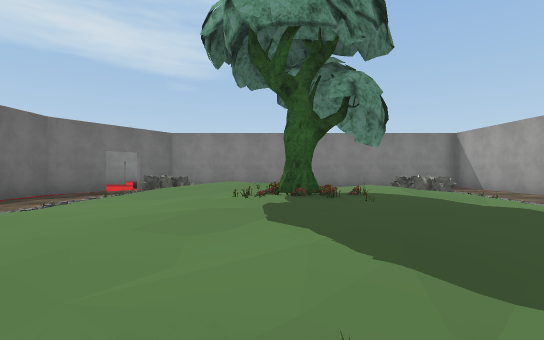
View 1 (above)

19 first-person views from a walk through a 3-D level made in the Unity game engine. The camera is 1.5 m above the floor, looks level and sees 85° across. The floor is counted in squares, 2.57 m on a side. Each view is taken from the middle of a square. On the plan, view 1 faces up. The plan holds only what a view shows up to about 9 squares ahead; the rest is blank. The player character is not drawn. Some animated figures are not drawn. Some surface patterns are stand-ins.

View 2
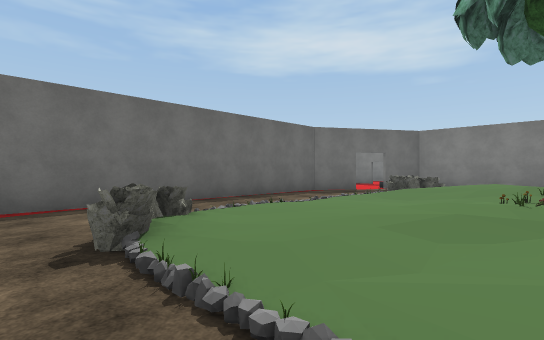

View 3
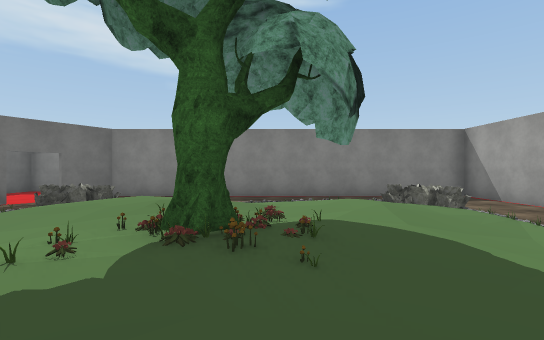

View 4
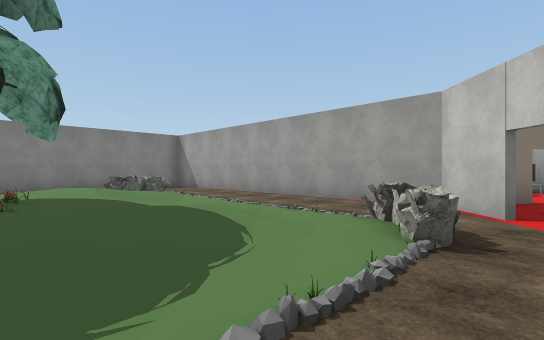

View 5
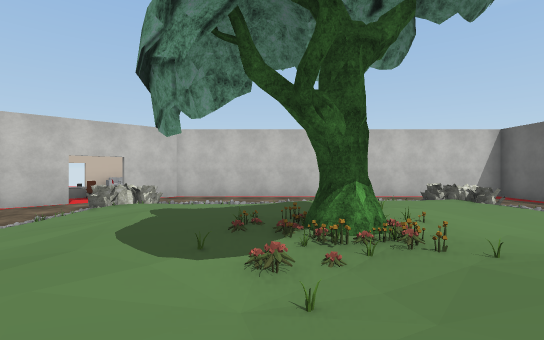

View 6
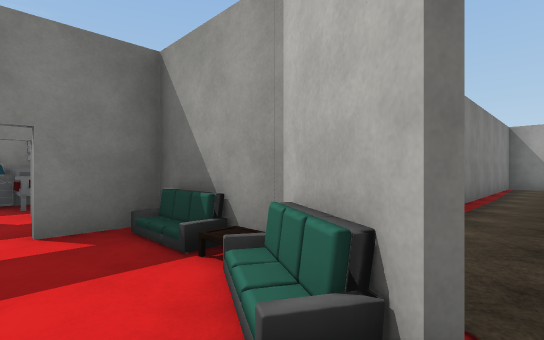

View 7
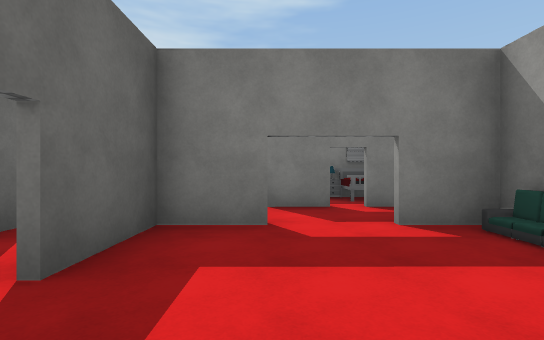

View 8
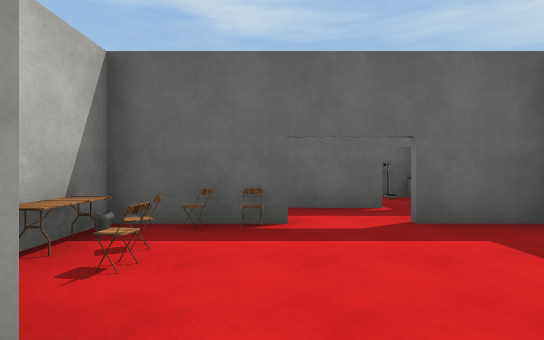

View 9
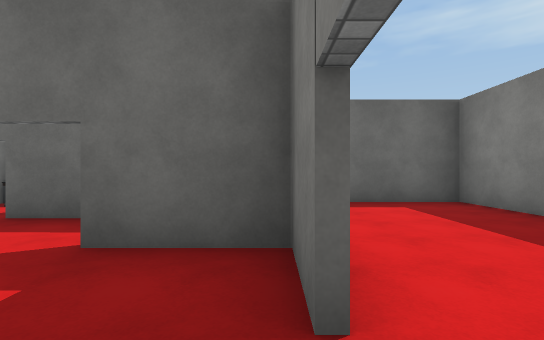

View 10
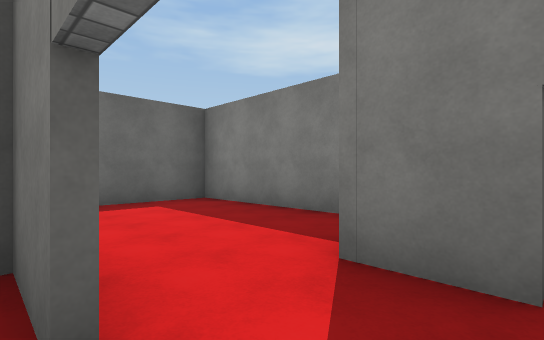

View 11
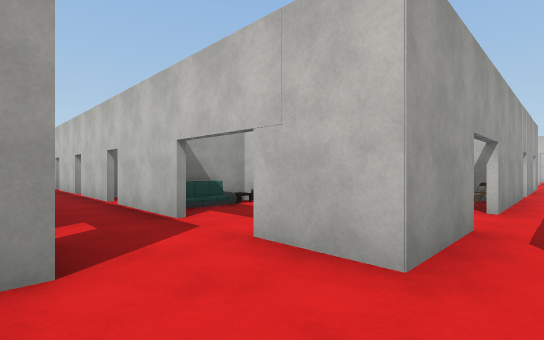

View 12
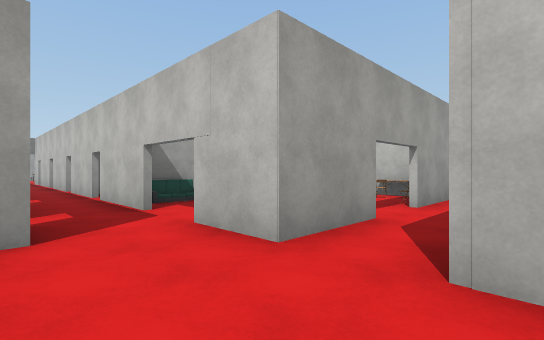

View 13
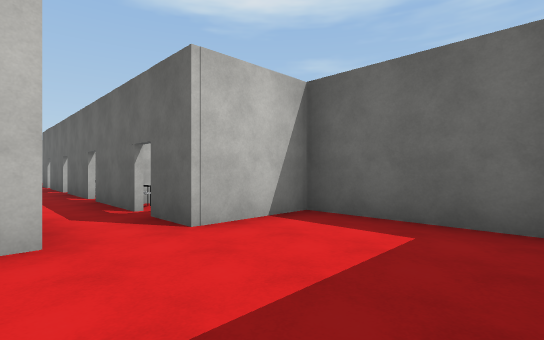

View 14
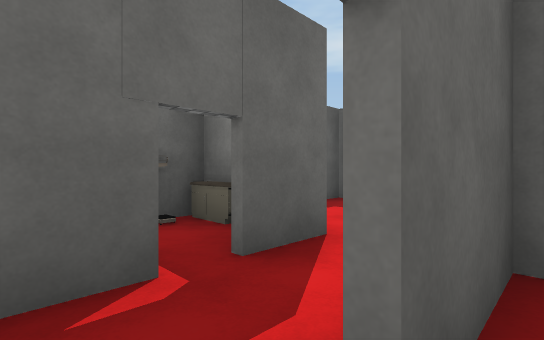

View 15
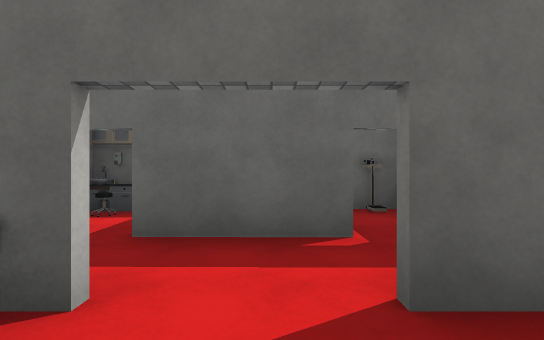

View 16
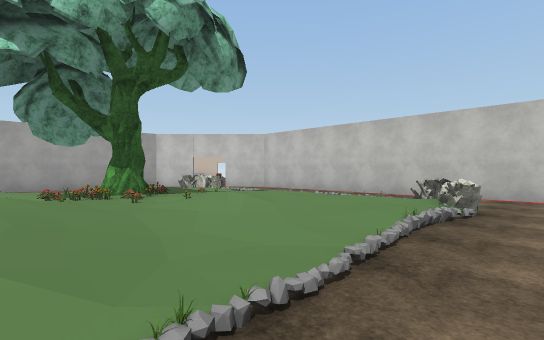

View 17
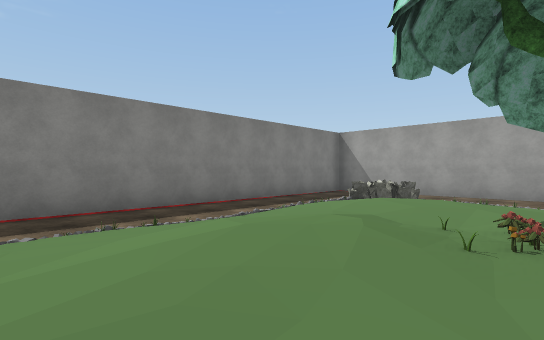

View 18
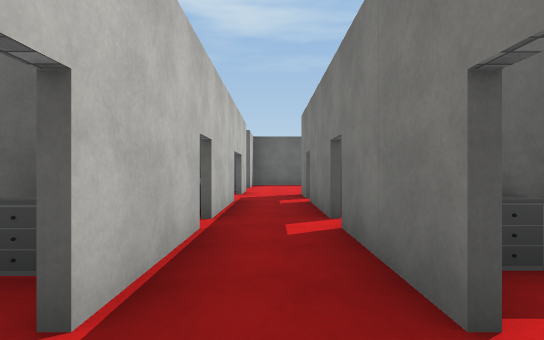

View 19
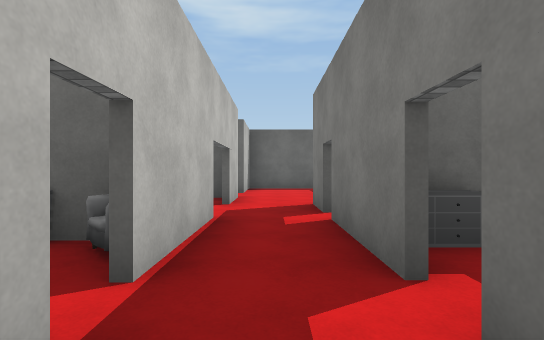

### Floor plan
Key: @ floor where view 1 was taken; # wall or solid block; . main floor; : floor 0.25 m higher than the main floor; + floor 0.5 m higher than the main floor; / step, stairs or slope; F flower; B bed; S sofa; T table; C chair; O other object.
Columns run from 11 left of view 1 to 12 right of it. Each row starts with its distance up from view 1.
 16 ########
 15 #.... OB
 14 #.... ##O#O#
 13 #............
 12 #T#.#..#C#O##
 11 #...#..SO
 10   O....S#.########
  9   #.C............#
  8 #  .CC#.O:O::::O.#
  7 #  .#T#.O//////O.#
  6    .###.://FO+/O.#
  5    .###.O/FFOO/ .#
  4     ###.O/+FOO/ .#
  3     ###.O//OO+/ .#
  2     ###.://////O.#
  1       #.OOO:. OO.#    O#
  0       #....@......     #
 -1       ##########OO

Positions as (right, up) in squares from view 1, and headings:
1: (0, 0), facing up
2: (0, 0), facing up-left
3: (1, 2), facing up
4: (1, 0), facing up-right
5: (1, 7), facing down
6: (-5, 9), facing up-right
7: (-6, 9), facing up
8: (-4, 9), facing left
9: (-5, 12), facing left
10: (-5, 12), facing up-left
11: (-8, 14), facing down-right
12: (-9, 14), facing down-right
13: (-7, 15), facing down-left
14: (-7, 10), facing up-left
15: (-6, 10), facing left
16: (-4, 6), facing down-right
17: (-2, 5), facing up-right
18: (1, 13), facing left
19: (-1, 13), facing left
